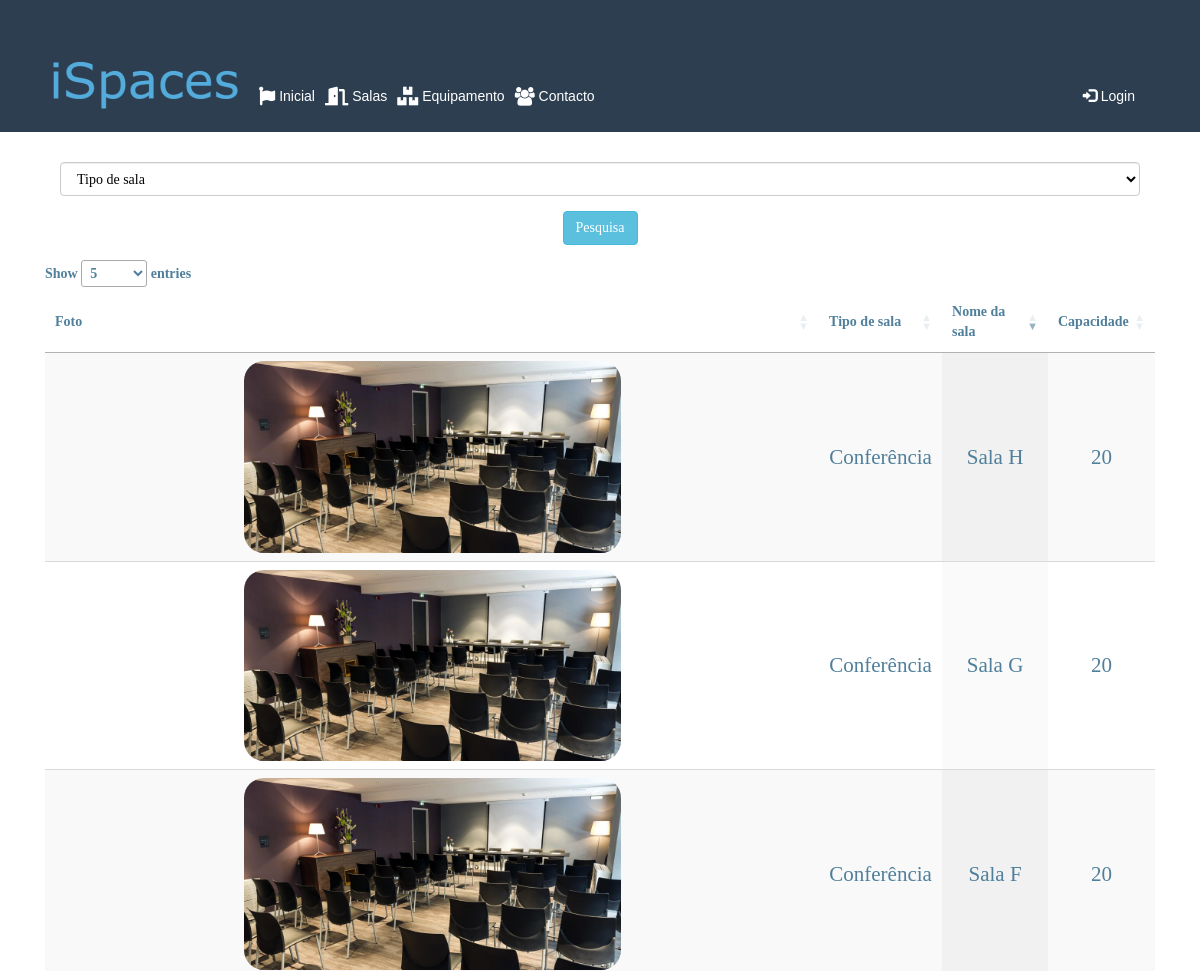
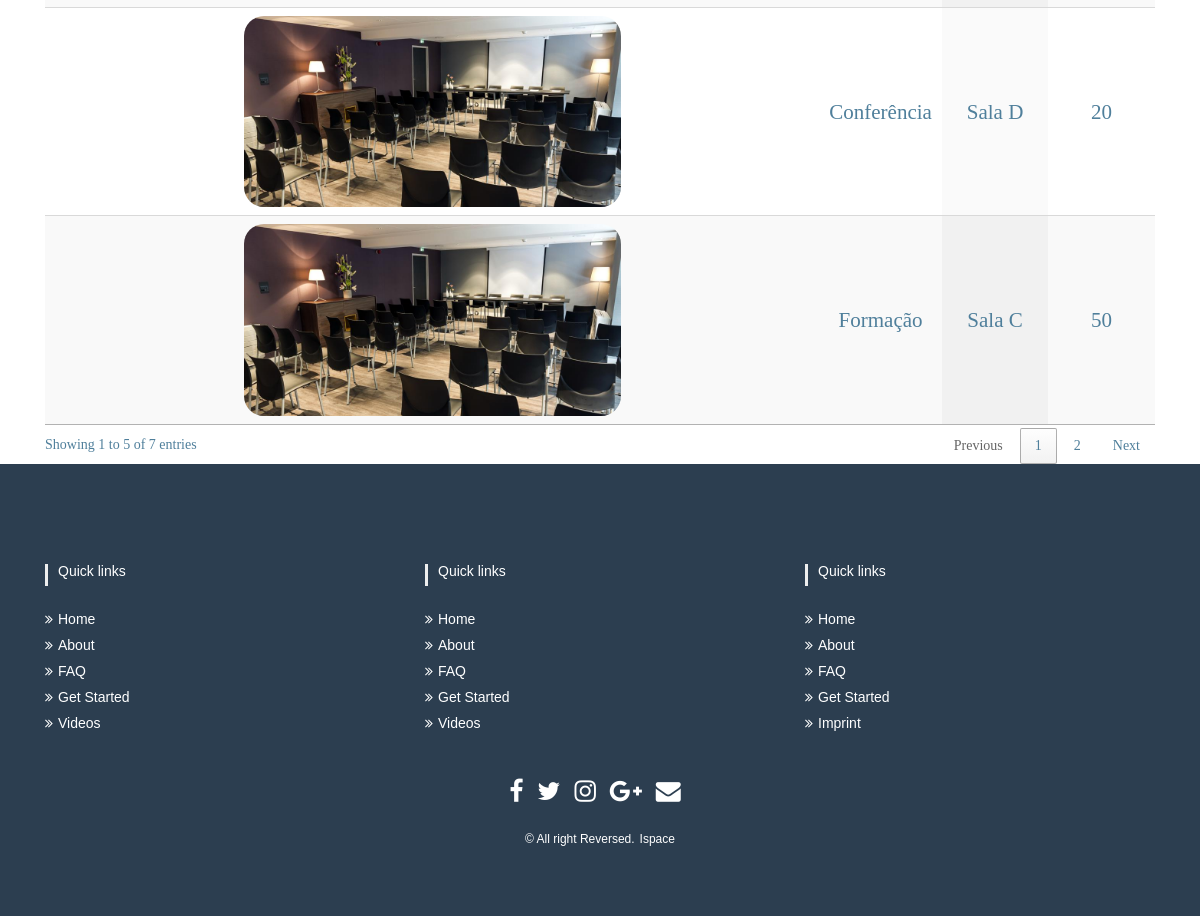
Page /index.php/publico_c/mostra_salas on the earlier database version (2 pictures, top to bottom).
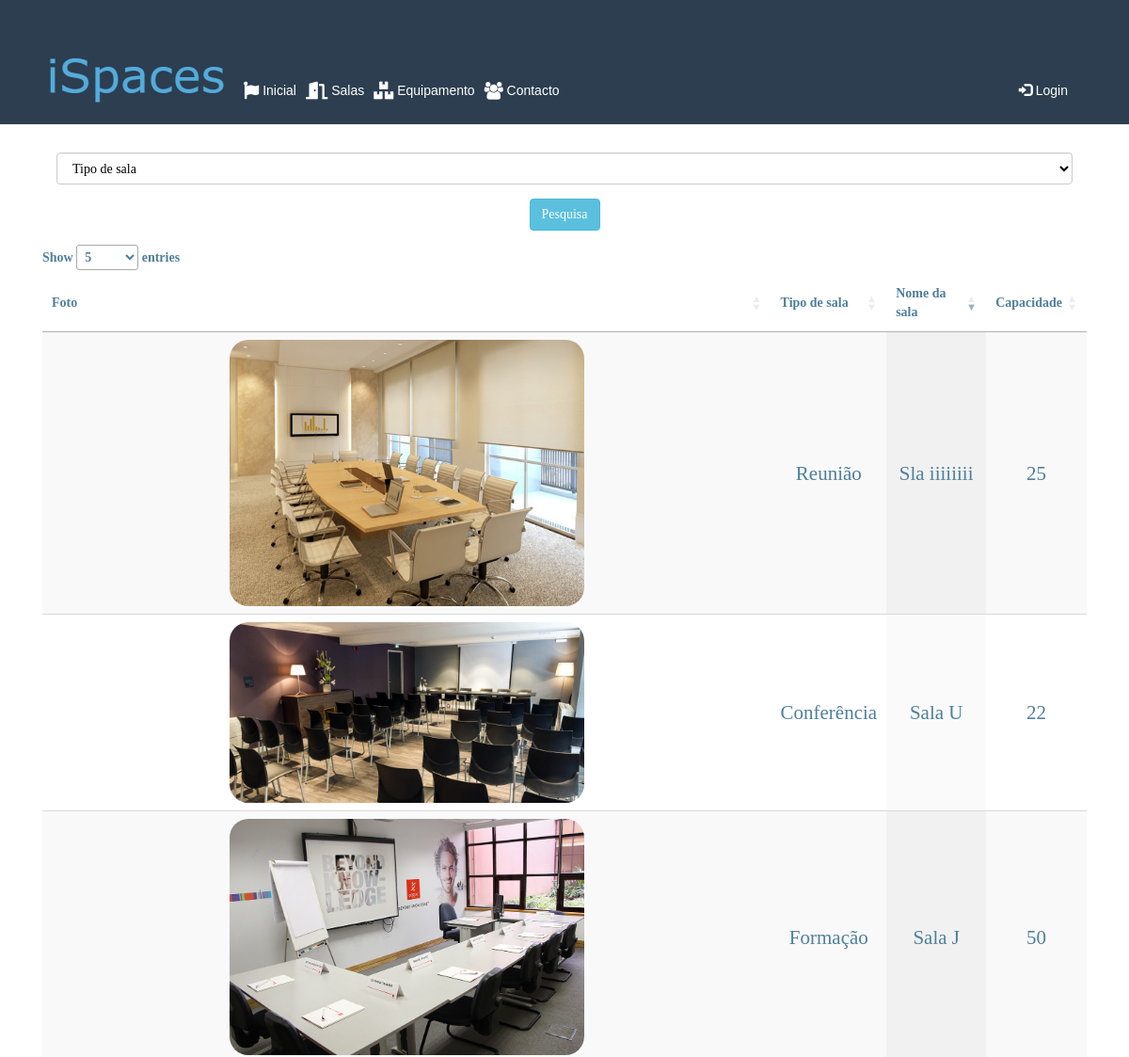
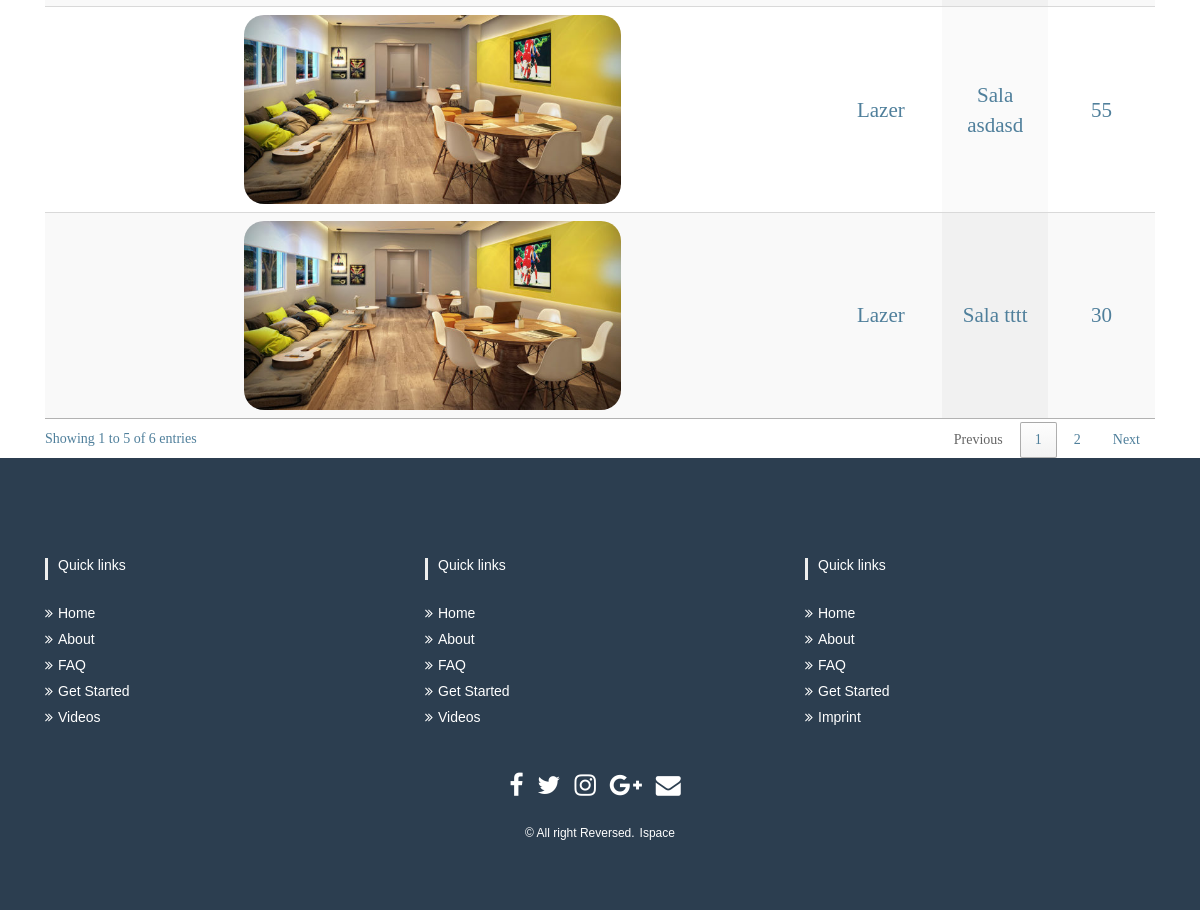
Same page on the later database version (2 pictures, top to bottom).
### tables this page shows
CREATE TABLE `tipologia` (
  `id` int(11) NOT NULL,
  `capacidade` int(11) NOT NULL,
  `disponibilidade` int(11) NOT NULL,
  `sala_id` int(11) NOT NULL,
  `nome` varchar(45) NOT NULL,
  `imagem` varchar(45) DEFAULT NULL
);

CREATE TABLE `sala` (
  `id` int(11) NOT NULL,
  `tipo_sala` varchar(45) NOT NULL
);

### application/controllers/Publico_c.php (called while the page is built, shortened)
<?php
class Publico_c extends CI_Controller {
	public function __construct(){
			$this->load->model('Publico_m');
			$this->load->helper('url_helper');
			$this->load->library("pagination");
	}
	public function mostra_salas(){
		$salas = $this->input->post('search_sala');
		$data['salas']=$this->Publico_m->selecionarSala();
		$data['equipamento']=$this->Publico_m->selecionarEquipamento();
		$data["sala"] = $this->Publico_m->busca_salas($salas);
		$this->load->view('templates/header');
		$this->load->view('publico/salas',$data);
		$this->load->view('templates/Footer');
	}
}

### index.php (called while the page is built, shortened)
<?php
require_once BASEPATH.'core/CodeIgniter.php';

### application/models/Publico_m.php (called while the page is built, shortened)
<?php
class Publico_m extends CI_Model
{
    public function busca_salas($salas){
            $this->db->select('sala.id "id",sala.tipo_sala,tipologia.nome "nome_sala",tipologia.id "tipoid",tipologia.capacidade "capacidade",tipologia.disponibilidade "disponibilidade",tipologia.imagem "imagem"');
            $this->db->from('sala');
            $this->db->join('tipologia', 'tipologia.sala_id = sala.id');
            $query = $this->db->get();
            return $query->result_array();
    }
}

### application/views/publico/Salas.php (the view, shortened to what this page needs)
<div class="container mostrasalas">
    <div class="form-group col-md-12">
        <?php echo form_open('Publico_c/mostra_salas') ?>
        <select style="color:black" name="search_sala" class="form-control">
            <option value="" selected>Tipo de sala</option>
        </select>
    </div>
    <div class="form-group col-md-12 ">
        <input type="submit" class="btn btn-info" name="submit" value="Pesquisa">
    </div>
    <?php
        if (!$this->session->userdata("usuario_logado")) { ?>
    <table id="example" class="display" style="width:100%">
        <thead>
            <tr>
                <th>Foto</th>
                <th>Tipo de sala</th>
                <th>Nome da sala</th>
                <th>Capacidade</th>
            </tr>
        </thead>
        <tbody>
            <?php foreach ($sala as $row) { ?>
            <tr>
                <td>
                    <img height:="50%" width="50%" class="imagem_salas" src="<?php echo base_url($row['imagem'])?>">
                </td>
                <td class="texto ">
                    <?php echo $row['tipo_sala'] ?>
                </td>
                <td class="texto ">
                    <?php echo $row['nome_sala'] ?>
                </td>
                <td class="texto ">
                    <?php echo $row['capacidade'] ?>
                </td>
            </tr>
            <?php } ?>
        </tbody>
    </table>
    <?php }  ?>
    </div>

### application/views/templates/header.php (shortened to what this page needs)
<!DOCTYPE html>
<html>
<head>
    <link rel="stylesheet" type="text/css"  href="https://bootswatch.com/4/flatly/bootstrap.min.css" />
    <link rel="stylesheet" href="https://maxcdn.bootstrapcdn.com/bootstrap/3.3.7/css/bootstrap.min.css"
>
        <link rel="stylesheet" href="https://use.fontawesome.com/releases/v5.7.0/css/all.css">
<link href="https://cdn.datatables.net/1.10.19/css/jquery.dataTables.min.css" rel="stylesheet">
         <link rel="stylesheet" type="text/css" media="screen" href="/ispace/assets/css/style.css" />
</head>
<body>
<nav class="navbar navbar-expand-md navbar-dark bg-primary">
  <div class="container">
    <div class="navbar-header">
        <a href="<?php echo base_url('home')?>">
              <img alt="brand" src="<?php echo base_url('assets/img/logo.png') ?>">
        </a>
    </div>
              <div class="collapse navbar-collapse" id="navbarColor01">
                  <ul class="navbar-nav mr-auto">
                  <?php
                      if(!$this->session->userdata("usuario_logado")) { ?>
                      <li class="nav-item">
                            <a class="nav-link" href="<?php echo base_url('home')?>"> <i class="fab fa-font-awesome-flag fa-lg"></i> Inicial <span class="sr-only">(current)</span></a>
                          </li>
                          <li class="nav-item">
                            <a class="nav-link" href="<?php echo base_url('Salas')?>"> <i class="fas fa-door-open fa-lg"></i> Salas</a>
                          </li>
                          <li class="nav-item">
                            <a class="nav-link" href="<?php echo base_url('Equipamento')?>"> <i class="fas fa-boxes fa-lg"></i> Equipamento</a>
                          </li>
                          <li class="nav-item">
                            <a class="nav-link" href="<?php echo base_url('Contacto')?>"><i class="fa fa-users fa-lg"></i> Contacto</a>
                          </li>
                          <?php }else if(($this->session->userdata("usuario_logado")[0]['tipo'] == 1) || ($this->session->userdata("usuario_logado")[0]['tipo'] == 2) )  {  ?>
                          <li class="nav-item">
                            <a class="nav-link" href="<?php echo base_url('Sala_admin')?>"> <i class="fas fa-door-open fa-lg"></i>  Salas</a>
                          </li>
                          <li class="nav-item">
                            <a class="nav-link" href="<?php echo base_url('Requisicoes_salas_admin')?>"> <i class="fas fa-clipboard-check fa-lg"></i> Requisições Salas</a>
                          </li>
                          <li class="nav-item">
                            <a class="nav-link" href="<?php echo base_url('Equipamento_admin')?>"> <i class="fas fa-boxes fa-lg"></i> Equipamentos</a>
                          </li>
                          <li class="nav-item">
                            <a class="nav-link" href="<?php echo base_url('Requisicoes_equipamentos_admin')?>"> <i class="fas fa-clipboard-check fa-lg"></i> Equipamentos Requisitados</a>
                          </li>
                          <?php  if($this->session->userdata("usuario_logado")[0]['tipo'] == 1)  {  ?>
                          <li class="nav-item">
                            <a class="nav-link" href="<?php echo base_url('users')?>"><i class="fa fa-users fa-lg"></i> Users</a>
                          </li>
                          <?php } ?>
                      <?php } ?>
                  </ul>
                 <ul class="navbar-nav mr-auto navbar-right" >
                        <li class=""><a>
                            <a class="nav-link" href="<?php echo base_url('Perfil')?>">
                            </a>
                        <?php if($this->session->userdata("usuario_logado")==false) { ?>
                              <li class="nav-item">
                                  <li class="dropdown">
                                      <a class="nav-link" href="#" id="login" data-toggle="dropdown"><span class="glyphicon glyphicon-log-in"></span> Login</a>
                                  </li>
                  </ul>
                  <?php } ?>
                </div>
  </div>
</nav>

### application/views/templates/footer.php (shortened to what this page needs)
	<section id="footer">
		<div class="container">
			<div class="row text-center text-xs-center text-sm-left text-md-left">
				<div class="col-xs-12 col-sm-4 col-md-4">
					<h5>Quick links</h5>
					<ul class="list-unstyled quick-links">
						<li><a href="javascript:void();"><i class="fa fa-angle-double-right"></i>Home</a></li>
						<li><a href="javascript:void();"><i class="fa fa-angle-double-right"></i>About</a></li>
						<li><a href="javascript:void();"><i class="fa fa-angle-double-right"></i>FAQ</a></li>
						<li><a href="javascript:void();"><i class="fa fa-angle-double-right"></i>Get Started</a></li>
						<li><a href="javascript:void();"><i class="fa fa-angle-double-right"></i>Videos</a></li>
					</ul>
				</div>
				<div class="col-xs-12 col-sm-4 col-md-4">
					<h5>Quick links</h5>
					<ul class="list-unstyled quick-links">
						<li><a href="javascript:void();"><i class="fa fa-angle-double-right"></i>Home</a></li>
						<li><a href="javascript:void();"><i class="fa fa-angle-double-right"></i>About</a></li>
						<li><a href="javascript:void();"><i class="fa fa-angle-double-right"></i>FAQ</a></li>
						<li><a href="javascript:void();"><i class="fa fa-angle-double-right"></i>Get Started</a></li>
						<li><a href="javascript:void();"><i class="fa fa-angle-double-right"></i>Videos</a></li>
					</ul>
				</div>
				<div class="col-xs-12 col-sm-4 col-md-4">
					<h5>Quick links</h5>
					<ul class="list-unstyled quick-links">
						<li><a href="javascript:void();"><i class="fa fa-angle-double-right"></i>Home</a></li>
						<li><a href="javascript:void();"><i class="fa fa-angle-double-right"></i>About</a></li>
						<li><a href="javascript:void();"><i class="fa fa-angle-double-right"></i>FAQ</a></li>
						<li><a href="javascript:void();"><i class="fa fa-angle-double-right"></i>Get Started</a></li>
						<li><a href="https://wwwe.sunlimetech.com" title="Design and developed by"><i class="fa fa-angle-double-right"></i>Imprint</a></li>
					</ul>
				</div>
			</div>
			<div class="row">
				<div class="col-xs-12 col-sm-12 col-md-12 mt-2 mt-sm-5">
					<ul class="list-unstyled list-inline social text-center">
						<li class="list-inline-item"><a href="https://www.facebook.com/"><i class="fa fa-facebook"></i></a></li>
						<li class="list-inline-item"><a href="https://twitter.com/?lang=en"><i class="fa fa-twitter"></i></a></li>
						<li class="list-inline-item"><a href="https://www.instagram.com/?hl=en"><i class="fa fa-instagram"></i></a></li>
						<li class="list-inline-item"><a href="https://plus.google.com/discover"><i class="fa fa-google-plus"></i></a></li>
						<li class="list-inline-item"><a href="https://www.gmail.com/" target="_blank"><i class="fa fa-envelope"></i></a></li>
					</ul>
				</div>
			</div>
			<div class="row">
				<div class="col-xs-12 col-sm-12 col-md-12 mt-2 mt-sm-2 text-center text-white">
					<p class="h6">&copy All right Reversed.<a class="text-green ml-2" href="https://www.acin.pt/" target="_blank">Ispace</a></p>
				</div>
			</div>
		</div>
	</section>
</body>
</html>
<link rel="stylesheet" href="https://maxcdn.bootstrapcdn.com/font-awesome/4.7.0/css/font-awesome.min.css">
  <link rel="stylesheet" href="//code.jquery.com/ui/1.12.1/themes/base/jquery-ui.css">

### assets/css/footer.css (style rules this page uses)
section { padding: 60px 0; }
#footer { background: #2C3E50 !important; }
#footer h5 { padding-left: 10px; border-left: 3px solid #eeeeee; padding-bottom: 6px; margin-bottom: 20px; color:#ffffff; }
#footer a { color: #ffffff; text-decoration: none !important; background-color: transparent; -webkit-text-decoration-skip: objects; }
#footer ul.social li { padding: 3px 0; }
#footer ul.social li a i { margin-right: 5px; font-size:25px; -webkit-transition: .5s all ease; -moz-transition: .5s all ease; transition: .5s all ease; }
#footer ul.social li a, #footer ul.quick-links li a { color:#ffffff; }
#footer ul.quick-links li { padding: 3px 0; -webkit-transition: .5s all ease; -moz-transition: .5s all ease; transition: .5s all ease; }
#footer ul.quick-links li a i { margin-right: 5px; }

### assets/css/header.css (style rules this page uses)
.navbar { margin-bottom: 0px; border-radius: 0px; }
.navbar-nav .nav-link { padding-left: 20px; }
#navbarColor01 { margin-top:30px; }

### assets/css/salas.css (style rules this page uses)
.mostrasalas { color:rgb(79, 127, 155); font-family: 'Times New Roman', Times, serif; text-align: center; margin-top: 30px; }
.texto { padding-top: 15%; font-size: 1.5em; }
.imagem_salas { border-radius: 20px; }

### assets/css/sala_admin.css (style rules this page uses)
body { font-family: 'Varela Round', sans-serif; }
.container { margin-top: 30px; }

Differences in the rows shown:
removed tipologia: imagem (picture), sala.tipo_sala "Conferência", nome "Sala F", capacidade "20"
removed tipologia: imagem (picture), sala.tipo_sala "Conferência", nome "Sala G", capacidade "20"
removed tipologia: imagem (picture), sala.tipo_sala "Conferência", nome "Sala H", capacidade "20"
now on this page (row edited): tipologia: imagem (picture), sala.tipo_sala "Reunião", nome "Sla iiiiiiii", capacidade "25"
now on this page (row edited): tipologia: imagem (picture), sala.tipo_sala "Lazer", nome "Sala tttt", capacidade "30"
changed tipologia "Formação": imagem: a different picture; nome "Sala C" → "Sala J"
changed tipologia "Conferência": nome "Sala D" → "Sala U"; capacidade "20" → "22"
added tipologia: imagem (picture), sala.tipo_sala "Lazer", nome "Sala asdasd", capacidade "55"
Other differences:
text written by a page script: "Show entries Showing 1 to 5 of 7 entries Previous 1 2 Next" → "Show entries Showing 1 to 5 of 6 entries Previous 1 2 Next"
